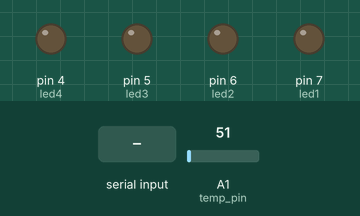
Bench run of a sketch on a simulated Arduino Uno, built with avr-gcc and run on an emulated ATmega328P. Shown: output pins drawn as LEDs (lit = HIGH). Inputs (shaded band) come from the test bench; at power-on: A1 (temp_pin) = 51.

Above: at 1.2 s.
1.3 s: "1" received over the second serial link
At 2.2 s:
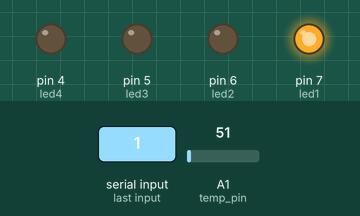
2.8 s: "2" received over the second serial link
At 3.4 s:
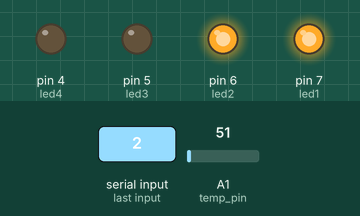
4.3 s: "3" received over the second serial link
At 5.5 s:
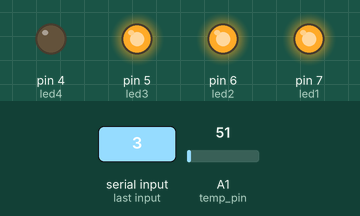
5.8 s: "4" received over the second serial link
At 6.8 s:
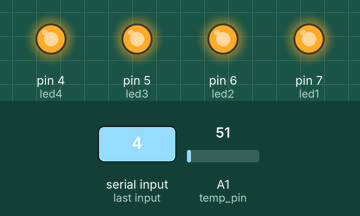
7.3 s: "1" received over the second serial link
At 8.0 s:
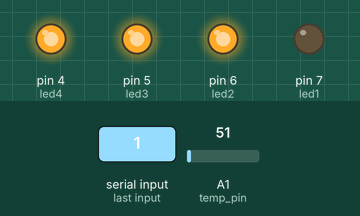
8.8 s: "5" received over the second serial link
At 9.4 s:
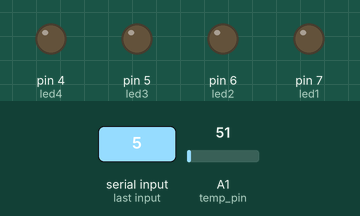
Timing chart, 0 to 11.3 s (numbered marks = the images above; inputs shaded):
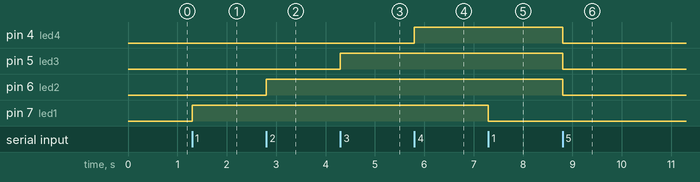

Measured:
- after the input at 1.3 s, pin 7 (led1): LOW → HIGH at once
- after the input at 2.8 s, pin 6 (led2): LOW → HIGH at once
- after the input at 4.3 s, pin 5 (led3): LOW → HIGH at once
- after the input at 5.8 s, pin 4 (led4): LOW → HIGH at once
- after the input at 7.3 s, pin 7 (led1): HIGH → LOW at once
- after the input at 8.8 s, pin 4 (led4), pin 5 (led3), pin 6 (led2): HIGH → LOW at once

The sketch:

bluetooth.ino
```cpp
#include <SoftwareSerial.h>

SoftwareSerial mySerial(10, 11); // RX, TX
int led1 = 7;
int led2 = 6;
int led3 = 5;
int led4 = 4;
int temp_pin = 1;
float temp;

unsigned long previousMillis = 0;

void setup()
{
	pinMode(led1, OUTPUT);
	pinMode(led2, OUTPUT);
	pinMode(led3, OUTPUT);
	pinMode(led4, OUTPUT);
	mySerial.begin(9600);
	mySerial.println("Uygulama Baslatildi");
}

void loop()
{
	unsigned long currentMillis = millis();

	if (currentMillis - previousMillis >= 3000)
	{
		// save the last time you blinked the LED
		previousMillis = currentMillis;


		temp = analogRead(temp_pin);
		temp = temp*0.48828125;

		mySerial.print("Temperature = ");
		mySerial.print(temp);
		mySerial.print(" C");
		mySerial.println();

	}

	char ch = mySerial.read();
	if (ch == '1')
	{
		digitalWrite(led1, !digitalRead(led1));
		if (digitalRead(led1) == HIGH)
		{
			mySerial.println("LED 1 yandi");
		}
		else
		{
			mySerial.println("LED 1 sondu");
		}
	}
	if (ch == '2')
	{
		digitalWrite(led2, !digitalRead(led2));
		if (digitalRead(led2) == HIGH)
		{
			mySerial.println("LED 2 yandi");
		}
		else
		{
			mySerial.println("LED 2 sondu");
		}
	}
	if (ch == '3')
	{
		digitalWrite(led3, !digitalRead(led3));
		if (digitalRead(led3) == HIGH)
		{

			mySerial.println("LED 3 yandi");

		}
		else
		{

			mySerial.println("LED 3 sondu");

		}
	}
	if (ch == '4')
	{
		digitalWrite(led4, !digitalRead(led4));
		if (digitalRead(led4) == HIGH)
		{
			mySerial.println("LED 4 yandi");
		}
		else
		{
			mySerial.println("LED 4 sondu");
		}
	}
	if (ch == '5')
	{
		digitalWrite(led1, LOW);
		digitalWrite(led2, LOW);
		digitalWrite(led3, LOW);
		digitalWrite(led4, LOW);
		mySerial.println("Tum LED'ler sondu");
	}
	if (ch == '6')
	{
		digitalWrite(led1, HIGH);
		digitalWrite(led2, HIGH);
		digitalWrite(led3, HIGH);
		digitalWrite(led4, HIGH);
		mySerial.println("Tum LED'ler yandi");
	}
}
```
